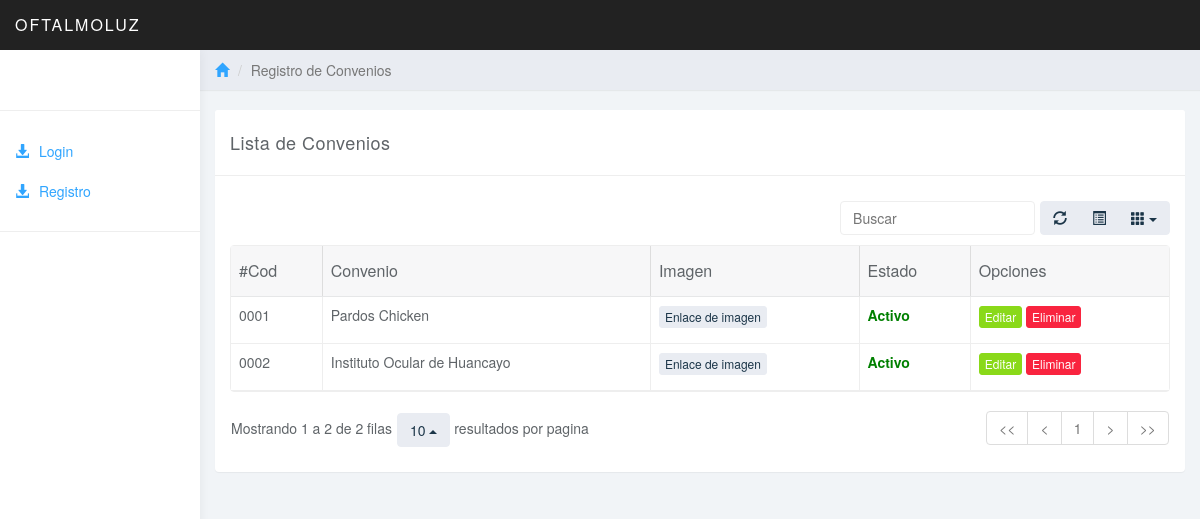
The page /admin/convenios.php on the database its author committed.
### tables this page shows
CREATE TABLE `tb_convenios` (
  `intidconvenios` int(11) NOT NULL,
  `nvchconvenios` varchar(500) NOT NULL,
  `nvchimg` varchar(1000) NOT NULL,
  `btestado` int(11) NOT NULL
);

### admin/convenios.php (the view, shortened to what this page needs)
<!DOCTYPE html>
<html>
<head>
<link href="css/bootstrap.min.css" rel="stylesheet">
<link href="css/datepicker3.css" rel="stylesheet">
<link href="css/bootstrap-table.css" rel="stylesheet">
<link href="css/styles.css" rel="stylesheet">
</head>
<body>
	<nav class="navbar navbar-inverse navbar-fixed-top" role="navigation">
		<div class="container-fluid">
			<div class="navbar-header">
				<a class="navbar-brand" href="#">Oftalmoluz</a>
			</div>
		</div>
	</nav>
	<div id="sidebar-collapse" class="col-sm-3 col-lg-2 sidebar">
		<form role="search">
			<div class="form-group center" style="text-align:center">
				<br>
			</div>
		</form>
		<?php include("panellateral.php"); ?>
	</div>
	<div class="col-sm-9 col-sm-offset-3 col-lg-10 col-lg-offset-2 main">
			<div class="row">
				<ol class="breadcrumb">
					<li><a href="#"><span class="glyphicon glyphicon-home"></span></a></li>
					<li class="active">Registro de Convenios</li>
				</ol>
			</div>
			<br>
			<div class="row">
				<div class="col-lg-12">
					<div class="panel panel-default">
						<div class="panel-heading">Lista de Convenios</div>
							<div class="panel-body">
								<table data-toggle="table" data-show-refresh="true" data-show-toggle="true" data-show-columns="true" data-search="true" data-select-item-name="toolbar1" data-pagination="true" data-sort-name="name" data-sort-order="desc">
								    <thead>
									    <tr>
									        <th>#Cod</th>
									        <th style="text-transform: uppercase">Convenio</th>
									        <th style="text-transform: uppercase">Imagen</th>
									        <th style="text-transform: uppercase">Estado</th>
									        <th style="text-transform: uppercase">Opciones</th>
									    </tr>
								    </thead>
								    <tbody>
	<?php
		include ('credenciales.php');
		$conn = new mysqli($servername, $username, $password, $dbname);
		$sql = "SELECT * FROM tb_convenios";
		$result = $conn->query($sql);
		if ($result->num_rows > 0) {
		    while($row = $result->fetch_assoc()) {
		    	if($row['btestado'] == 0){
		    		$row['btestado'] = '<p style="color: red"><b>Inactivo</b></p>';
		    	}else
		    	if($row['btestado'] == 1){
		    	    $row['btestado'] = '<p style="color: green"><b>Activo</b></b></p>';
		    	}
		        echo "
			        <tr>
			        	<td>000".$row['intidconvenios']."</td>
			        	<td>".$row['nvchconvenios']."</td>
			        	<td><a href='".$row['nvchimg']."' class='btn btn-xs btn-default' target='_blank'>Enlace de imagen</a></td>
			        	<td>".$row['btestado']."</td>
			        	<td>
			        		<a href='convenio_editar.php?codigo=".$row['intidconvenios']."' class='btn btn-success btn-xs'>Editar</a>
			        		<a href='convenio_eliminar.php?codigo=".$row['intidconvenios']."' class='btn btn-danger btn-xs'>Eliminar</a>
			        	</td>
			        </tr>
		        ";
		    }
		} else {
		    echo "Sin resultados aun";
		}
	?>
									</tbody>
				                    </table>
							</div>
					</div>
				</div>
			</div>
	</div>
</body>
</html>

### admin/css/styles.css (style rules this page uses)
body { background: #f1f4f7; padding-top: 50px; color: #5f6468; }
p { color: #777; }
a, a:hover, a:focus { color: #30a5ff; }
.navbar-header .navbar-brand { color: #fff; font-size: 16px; text-transform: uppercase; font-weight: 500; letter-spacing: 2px; }
.btn-default, .btn-default:hover, .btn-default:focus, .btn-default:active, .btn-default.active, .open > .dropdown-toggle.btn-default, .btn-default.disabled, .btn-default[disabled], fieldset[disabled] .btn-default, .btn-default.disabled:hover, .btn-default[disabled]:hover, fieldset[disabled] .btn-default:hover, .btn-default.disabled:focus, .btn-default[disabled]:focus, fieldset[disabled] .btn-default:focus, .btn-default.disabled:active, .btn-default[disabled]:active, fieldset[disabled] .btn-default:active, .btn-default.disabled.active, .btn-default[disabled].active, fieldset[disabled] .btn-default.active { background-color: #e9ecf2; border-color: #e9ecf2; color: #1b3548; }
.btn-success, .btn-success:hover, .btn-success:focus, .btn-success:active, .btn-success.active, .open > .dropdown-toggle.btn-success, .btn-success.disabled, .btn-success[disabled], fieldset[disabled] .btn-success, .btn-success.disabled:hover, .btn-success[disabled]:hover, fieldset[disabled] .btn-success:hover, .btn-success.disabled:focus, .btn-success[disabled]:focus, fieldset[disabled] .btn-success:focus, .btn-success.disabled:active, .btn-success[disabled]:active, fieldset[disabled] .btn-success:active, .btn-success.disabled.active, .btn-success[disabled].active, fieldset[disabled] .btn-success.active { background-color: #8ad919; border-color: #8ad919; }
.btn-danger, .btn-danger:hover, .btn-danger:focus, .btn-danger:active, .btn-danger.active, .open > .dropdown-toggle.btn-danger, .btn-danger.disabled, .btn-danger[disabled], fieldset[disabled] .btn-danger, .btn-danger.disabled:hover, .btn-danger[disabled]:hover, fieldset[disabled] .btn-danger:hover, .btn-danger.disabled:focus, .btn-danger[disabled]:focus, fieldset[disabled] .btn-danger:focus, .btn-danger.disabled:active, .btn-danger[disabled]:active, fieldset[disabled] .btn-danger:active, .btn-danger.disabled.active, .btn-danger[disabled].active, fieldset[disabled] .btn-danger.active { background-color: #f9243f; border-color: #f9243f; }
.panel { border: 0; }
.panel-heading { font-size: 18px; font-weight: 300; letter-spacing: 0.025em; height: 66px; line-height: 45px; }
.panel-default .panel-heading { background: #fff; border-bottom: 1px solid #eee; color: #5f6468; }
.navbar { border: 0; }
.sidebar { display: block; background-color: #fff; padding: 0; display: none; }
.sidebar form { padding: 20px 15px 5px 15px; border-bottom: 1px solid #eee; margin-bottom: 20px; }
@media (min-width: 768px) { .sidebar { display: block; position: fixed; top: 50px; bottom: 0; left: 0; z-index: 1000; display: block; margin: 0; padding: 0; overflow-x: hidden; overflow-y: auto; background-color: #fff; box-shadow: 1px 0px 10px rgba(0, 0, 0, .05); } }
@media (min-width: 768px) { .navbar-header { width: 100%; } }
.breadcrumb { border-radius: 0; padding: 10px 15px; background: #e9ecf2; box-shadow: 0 1px 1px rgba(0, 0, 0, .05); margin: 0 ; }
.table { background: #fff; }

### rows shown on the page
tb_convenios: intidconvenios "1", nvchconvenios "Pardos Chicken"
tb_convenios: intidconvenios "2", nvchconvenios "Instituto Ocular de Huancayo"
